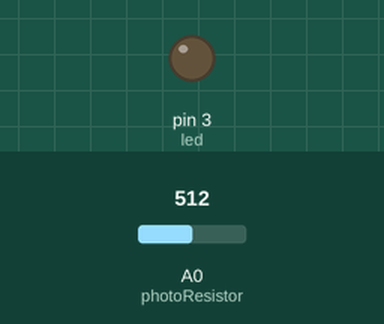
This sketch was run on a simulated Arduino Uno, built with avr-gcc and run on an emulated ATmega328P. On the bench: output pins drawn as LEDs (lit = HIGH). The inputs (shaded band) are chosen by the test bench; at power-on: A0 (photoResistor) = 512.

Above: at 1.2 s.
1.3 s: A0 (photoResistor) set to 485
At 2.3 s:
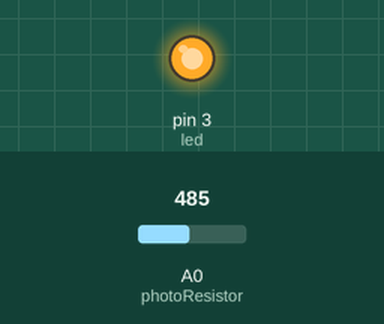
2.8 s: A0 (photoResistor) set to 510
At 3.5 s:
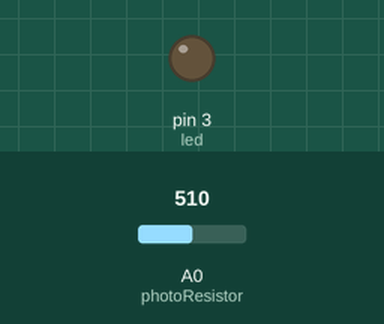
4.3 s: A0 (photoResistor) set to 490
At 4.6 s:
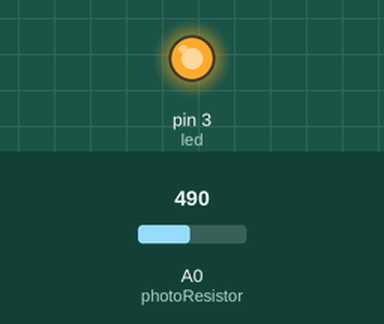
Timing chart, 0 to 7.3 s (numbered marks = the images above; inputs shaded):
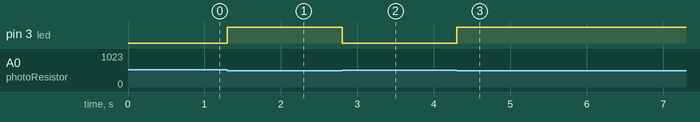

Measured:
- the behaviour switches between 500 and 499 on A0 (photoResistor) (found by bisection; images 0 and 1)
- after the input at 1.3 s, pin 3 (led): LOW → HIGH at once
- after the input at 2.8 s, pin 3 (led): HIGH → LOW at once
- after the input at 4.3 s, pin 3 (led): LOW → HIGH at once

The sketch:

20127533.ino
```cpp
// C++ code
//
int photoResistor = A0;
int led = 3;
void setup()
{
  pinMode(photoResistor, INPUT);
  pinMode(led, OUTPUT);
}

void loop()
{
  float value = analogRead(photoResistor);
  Serial.println(value);
  if(value < 500)
    digitalWrite(led, HIGH);
  else
    digitalWrite(led, LOW);
}
```
